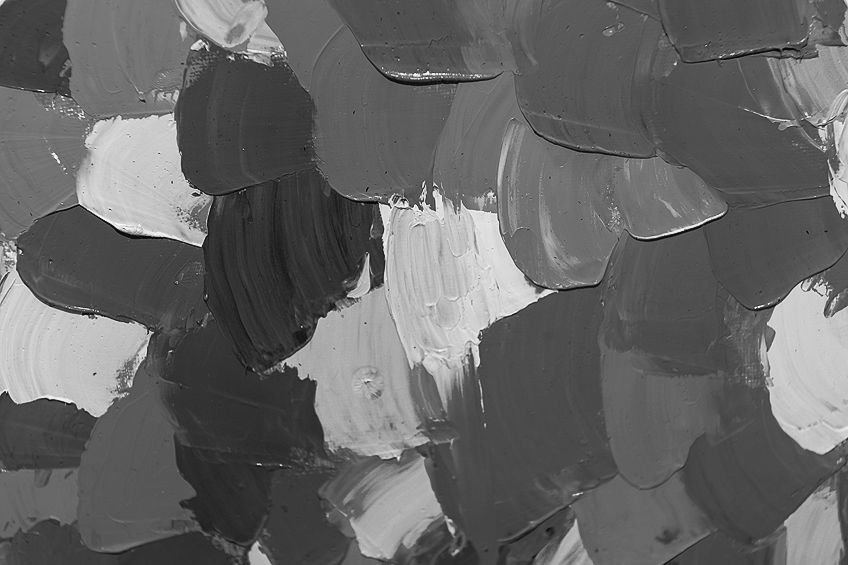
#> input picture Pictures/Color/Re-Color/What-Colors-Make-Gray.jpg, 848 x 565 px, found by its file name
$ jupyter execute --allow-errors ChangeColorCV2.ipynb
#> lines starting #> are read from the running program, lines starting #| are printed output that depends on the picture
[cell 1]
import cv2

[cell 2]
gray_image=cv2.imread('What-Colors-Make-Gray.jpg')
#> gray_image is the input picture: shape (565, 848, 3); min 0, max 255, mean 101.7

colorized_image=cv2.applyColorMap(gray_image, cv2.COLORMAP_JET)
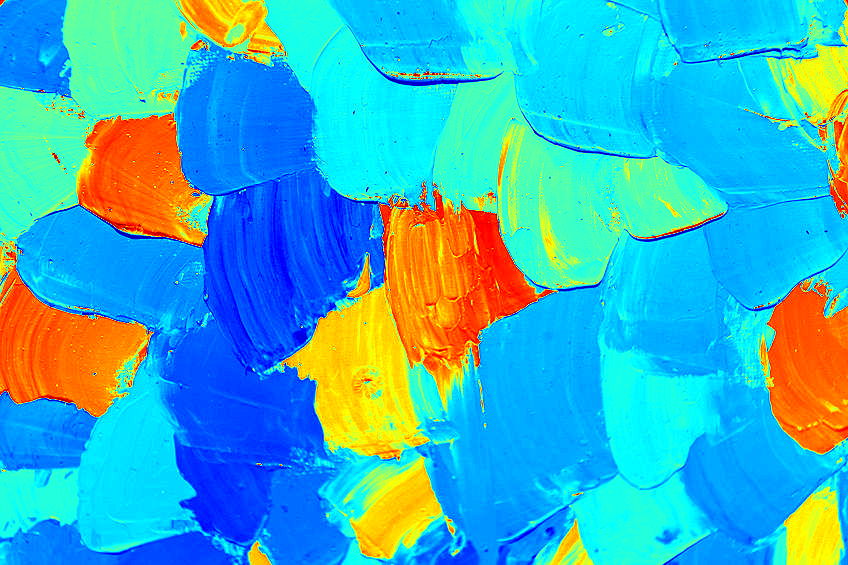
#> colorized_image: shape (565, 848, 3); mean B, G, R 195.1, 178, 59.8

cv2.imwrite('output.jpg', colorized_image)
#> Out = True
